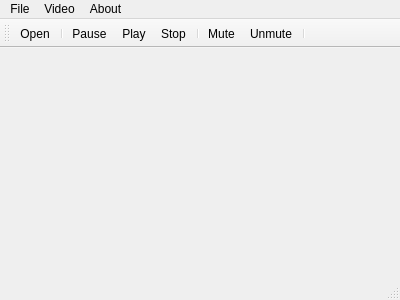
<?xml version="1.0" encoding="UTF-8"?>
<ui version="4.0">
 <class>MainWindow</class>
 <widget class="QMainWindow" name="MainWindow">
  <property name="geometry">
   <rect>
    <x>0</x>
    <y>0</y>
    <width>400</width>
    <height>300</height>
   </rect>
  </property>
  <property name="windowTitle">
   <string>Video Player </string>
  </property>
  <property name="windowIcon">
   <iconset>
    <normaloff>icons/Step Forward Normal Red.png</normaloff>icons/Step Forward Normal Red.png</iconset>
  </property>
  <widget class="QWidget" name="centralWidget"/>
  <widget class="QMenuBar" name="menuBar">
   <property name="geometry">
    <rect>
     <x>0</x>
     <y>0</y>
     <width>400</width>
     <height>20</height>
    </rect>
   </property>
   <widget class="QMenu" name="menuFile">
    <property name="title">
     <string>File</string>
    </property>
    <addaction name="actionOpen"/>
   </widget>
   <widget class="QMenu" name="menuVideo">
    <property name="title">
     <string>Video</string>
    </property>
    <addaction name="actionPlay"/>
    <addaction name="actionStop"/>
    <addaction name="actionPause"/>
   </widget>
   <widget class="QMenu" name="menuAbout">
    <property name="title">
     <string>About</string>
    </property>
    <addaction name="actionAbout"/>
   </widget>
   <addaction name="menuFile"/>
   <addaction name="menuVideo"/>
   <addaction name="menuAbout"/>
  </widget>
  <widget class="QToolBar" name="mainToolBar">
   <attribute name="toolBarArea">
    <enum>TopToolBarArea</enum>
   </attribute>
   <attribute name="toolBarBreak">
    <bool>false</bool>
   </attribute>
   <addaction name="actionOpen"/>
   <addaction name="separator"/>
   <addaction name="actionPause"/>
   <addaction name="actionPlay"/>
   <addaction name="actionStop"/>
   <addaction name="separator"/>
   <addaction name="actionMute"/>
   <addaction name="actionUnmute"/>
   <addaction name="separator"/>
  </widget>
  <widget class="QStatusBar" name="statusBar"/>
  <action name="actionOpen">
   <property name="text">
    <string>Open</string>
   </property>
   <property name="toolTip">
    <string>Open A file</string>
   </property>
  </action>
  <action name="actionPlay">
   <property name="icon">
    <iconset theme="Play"/>
   </property>
   <property name="text">
    <string>Play</string>
   </property>
  </action>
  <action name="actionStop">
   <property name="icon">
    <iconset theme="Stop"/>
   </property>
   <property name="text">
    <string>Stop</string>
   </property>
  </action>
  <action name="actionPause">
   <property name="icon">
    <iconset theme="Pause"/>
   </property>
   <property name="text">
    <string>Pause</string>
   </property>
  </action>
  <action name="actionMute">
   <property name="text">
    <string>Mute</string>
   </property>
  </action>
  <action name="actionUnmute">
   <property name="text">
    <string>Unmute</string>
   </property>
  </action>
  <action name="actionAbout">
   <property name="text">
    <string>About</string>
   </property>
  </action>
 </widget>
 <layoutdefault spacing="6" margin="11"/>
 <resources/>
 <connections/>
</ui>
